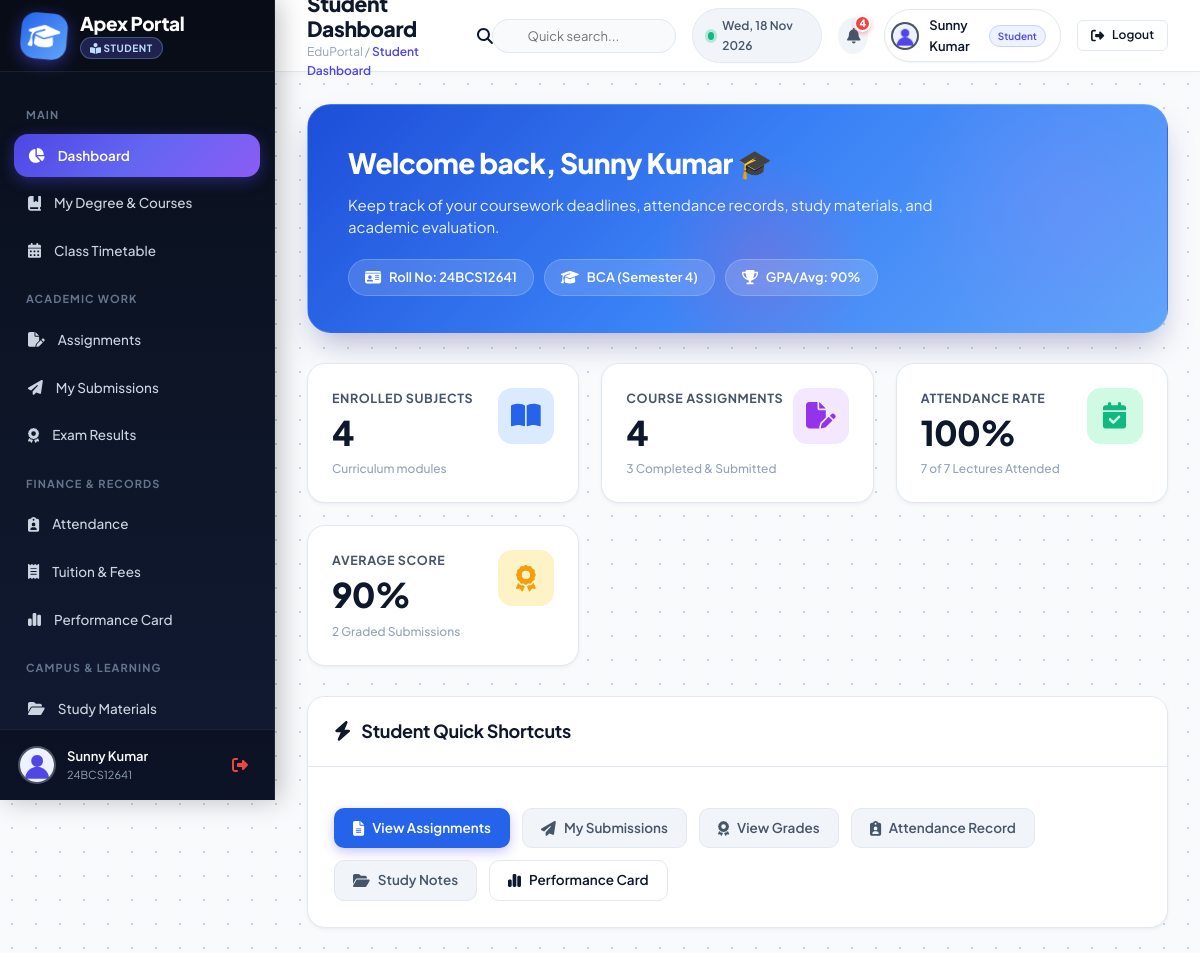
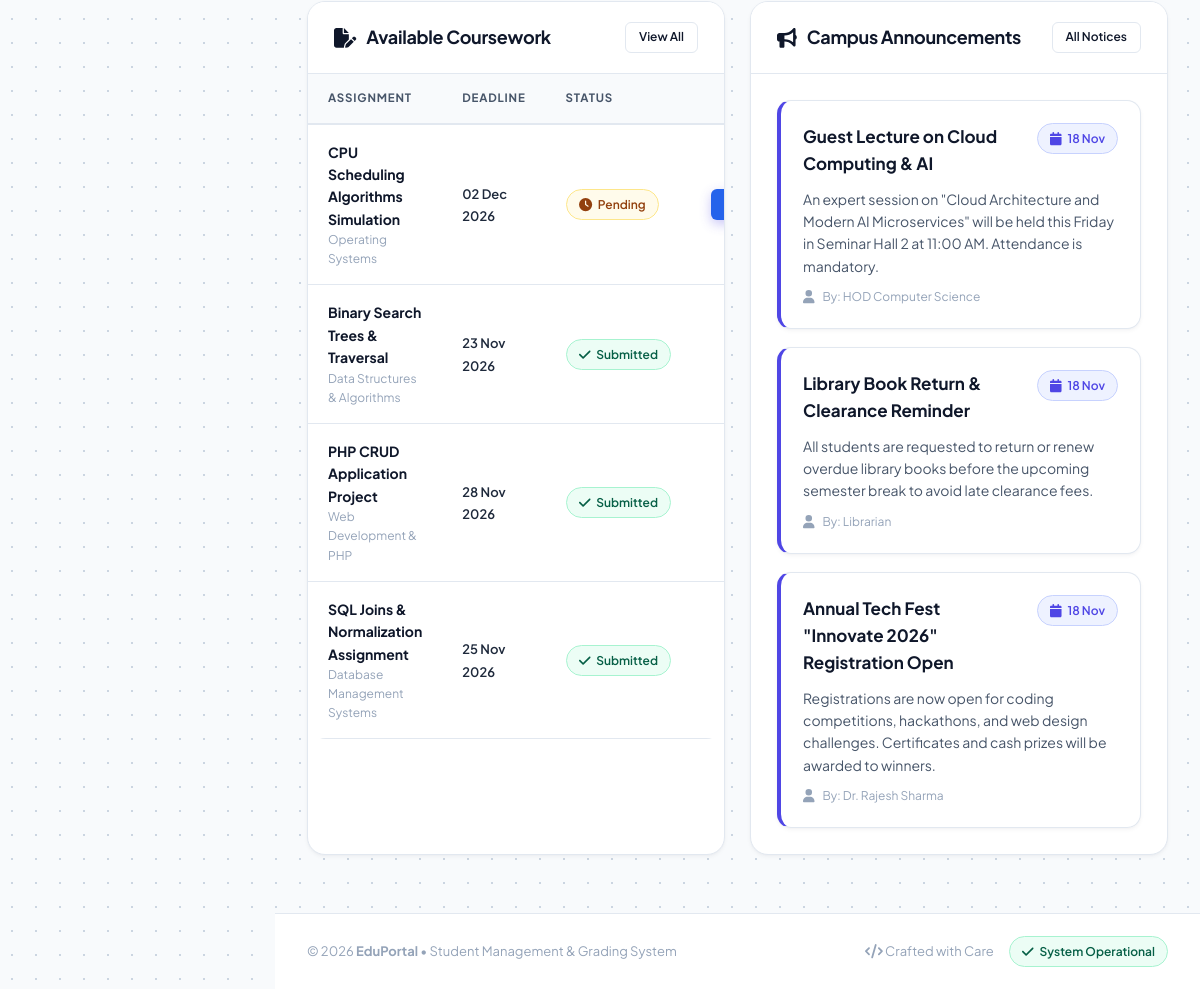
The app's page /student/dashboard.php (signed in), older data (2 pictures, top to bottom).
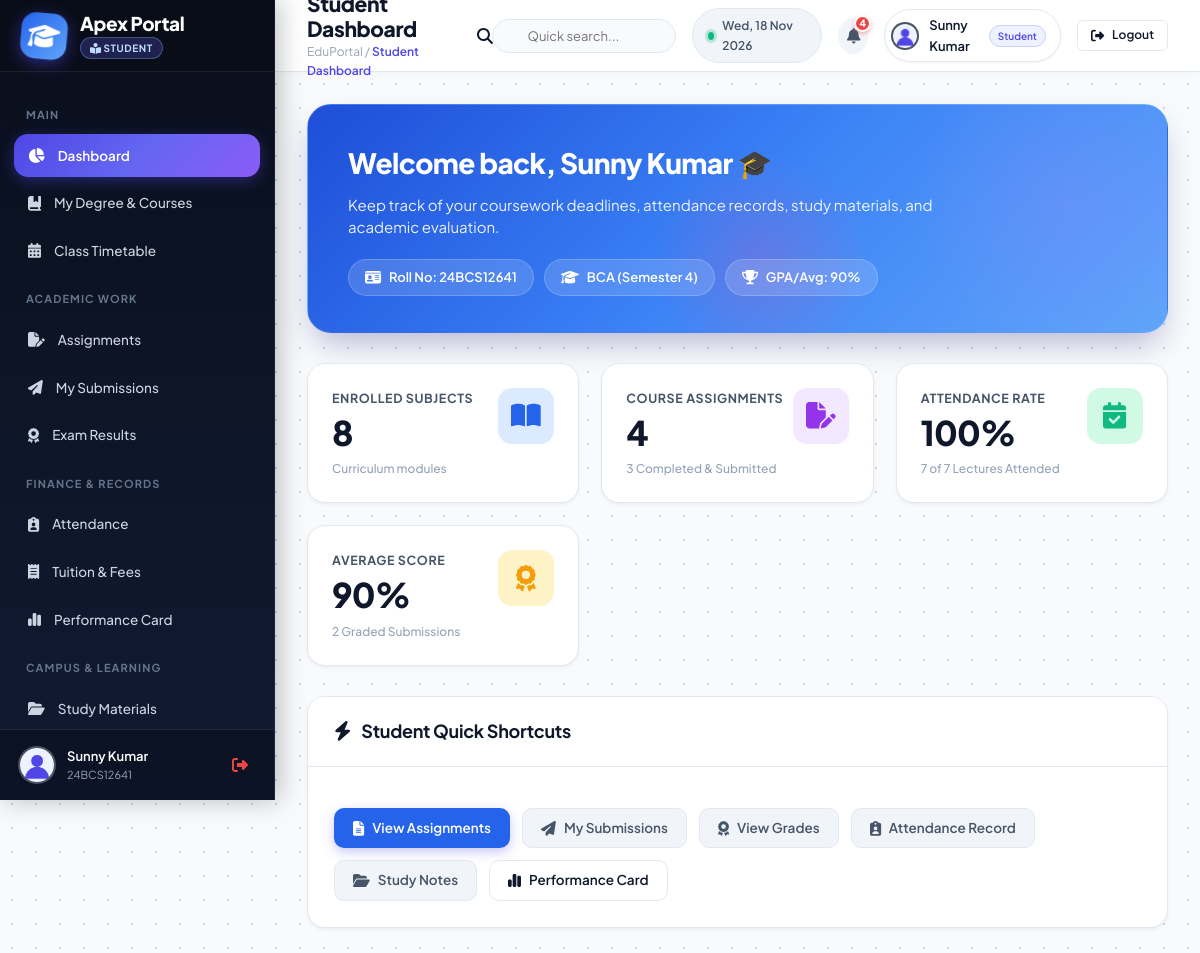
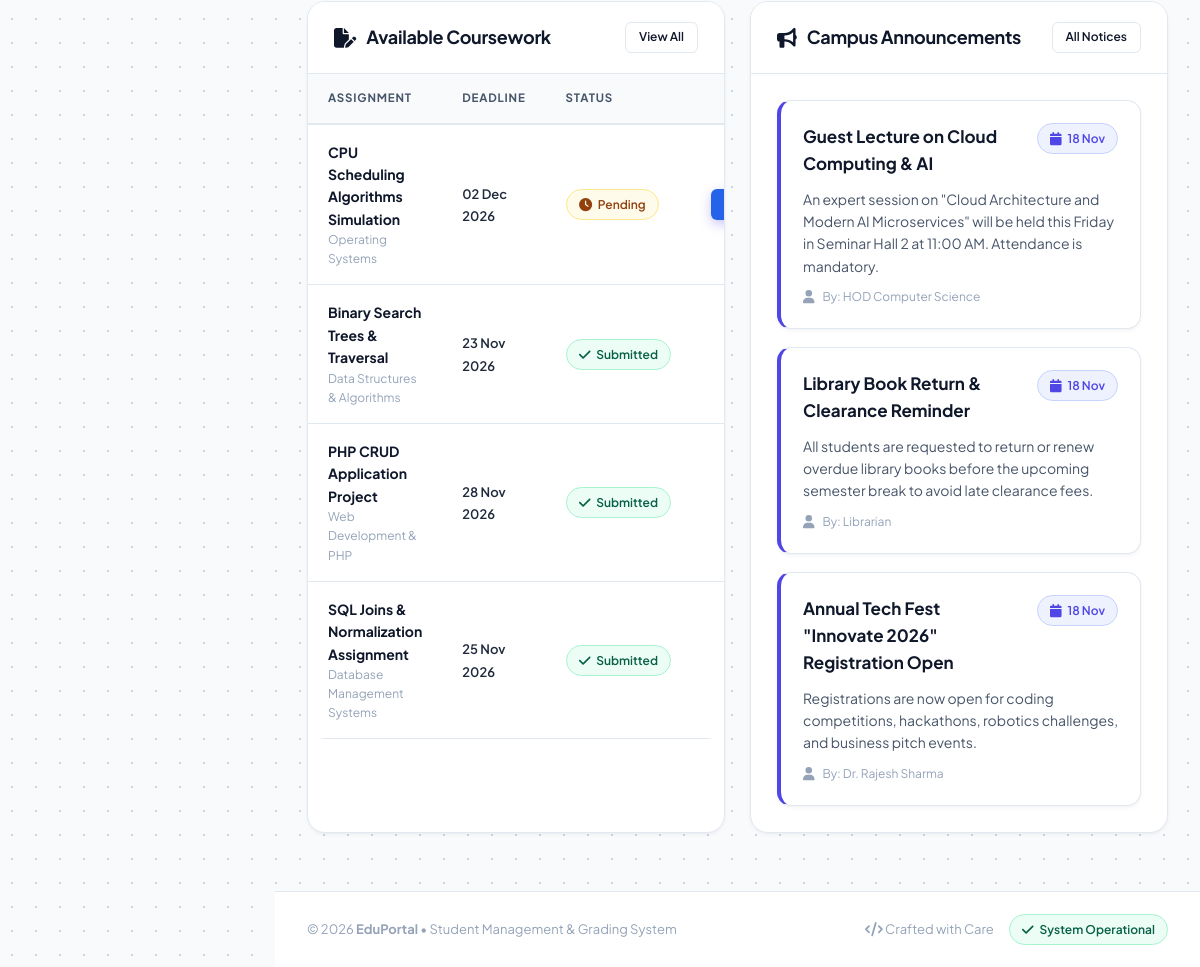
The same page, newer data (2 pictures, top to bottom).
### tables this page shows
CREATE TABLE `notices` (
  `notice_id` int(11) NOT NULL AUTO_INCREMENT,
  `title` varchar(255) NOT NULL,
  `content` text NOT NULL,
  `description` text DEFAULT NULL,
  `category` enum('Academic','Examination','Admission','Sports','General') DEFAULT 'General',
  `target_role` enum('all','students','faculty') DEFAULT 'all',
  `posted_by` varchar(120) DEFAULT 'Dean Office',
  `posted_on` timestamp NOT NULL DEFAULT current_timestamp(),
  PRIMARY KEY (`notice_id`)
);

### config/db.php (called while the page is built, shortened)
<?php
if (!function_exists('safe_count')) {
    function safe_count($con, $table, $where = "1=1") {
        $t_clean = preg_replace('/[^a-zA-Z0-9_]/', '', $table);
        $res = @mysqli_query($con, "SELECT COUNT(*) FROM `$t_clean` WHERE $where");
        if ($res && $row = mysqli_fetch_row($res)) {
            return (int)$row[0];
        }
        return 0;
    }
}
?>

### student/dashboard.php (the view, shortened to what the changed rows need)
<?php
include("../config/db.php");
$user_id = $_SESSION['user_id'];
$st_query = mysqli_query($con, "
    SELECT s.*, u.name, u.email
    FROM students s
    JOIN users u ON s.user_id = u.id
    WHERE s.user_id='$user_id'
    LIMIT 1
");
$student = mysqli_fetch_assoc($st_query);
$total_subjects = safe_count($con, "subjects");
$recent_notices = mysqli_query($con, "SELECT * FROM notices ORDER BY notice_id DESC LIMIT 3");
include("../includes/header.php");
include("../includes/navbar.php");
?>
<div class="hero-banner" style="background: linear-gradient(135deg, #1d4ed8 0%, #3b82f6 50%, #60a5fa 100%);">
    <div class="hero-content">
        <h2>Welcome back, <?php echo htmlspecialchars($student['name'] ?? 'Student'); ?> 🎓</h2>
    </div>
</div>
<div class="stats-grid">
    <div class="stat-card primary">
        <div class="stat-info">
            <div class="stat-label">Enrolled Subjects</div>
            <div class="stat-value"><?php echo $total_subjects; ?></div>
            <div class="stat-subtext">Curriculum modules</div>
        </div>
    </div>
</div>
<div style="display:grid; grid-template-columns:repeat(auto-fit, minmax(360px, 1fr)); gap:25px;">
    <div class="card">
        <div class="card-body" style="padding:0;">
            <div class="table-responsive">
                <table class="custom-table">
                    <thead>
                        <tr>
                            <th>Assignment</th>
                            <th>Deadline</th>
                            <th>Status</th>
                            <th style="text-align:right;">Action</th>
                        </tr>
                    </thead>
                </table>
            </div>
        </div>
    </div>
    <div class="card">
        <div class="card-body">
            <div class="notice-feed">
                <?php if ($recent_notices && mysqli_num_rows($recent_notices) > 0): ?>
                    <?php while ($n = mysqli_fetch_assoc($recent_notices)): ?>
                        <div class="notice-card">
                            <div class="notice-header">
                                <div class="notice-title"><?php echo htmlspecialchars($n['title']); ?></div>
                                <span class="badge badge-primary"><i class="fa-solid fa-calendar"></i> <?php echo isset($n['posted_on']) ? date('d M', strtotime($n['posted_on'])) : 'New'; ?></span>
                            </div>
                            <div class="notice-body">
                                <?php echo nl2br(htmlspecialchars($n['description'])); ?>
                            </div>
                            <div class="notice-meta" style="margin-top:10px;">
                                <i class="fa-solid fa-user"></i> By: <?php echo htmlspecialchars($n['posted_by'] ?? 'Administration'); ?>
                            </div>
                        </div>
                    <?php endwhile; ?>
                <?php else: ?>
                    <div class="empty-state">No recent notices.</div>
                <?php endif; ?>
            </div>
        </div>
    </div>
</div>
<?php include("../includes/footer.php"); ?>

Row changes from the older to the newer data that the page shows:
changed notices "Dr. Rajesh Sharma": description "Registrations are now open for coding competitions, hackathons, and web design challenges. Certificates and cash prizes will be awarded to winners." → "Registrations are now open for coding competitions, hackathons, robotics challenges, and business pitch events."
Text that changed along with them:
$total_subjects: "4" → "8"
